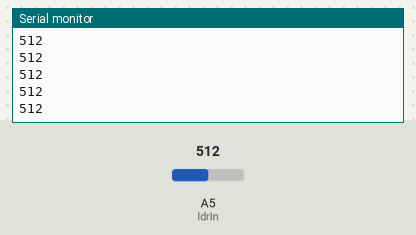
Bench run of a sketch on a simulated Arduino Uno, built with avr-gcc and run on an emulated ATmega328P. Shown: the last lines printed to the serial monitor. The inputs (shaded band) are chosen by the test bench; at power-on: A5 (ldrIn) = 512.

Above: at 1.2 s.
1.3 s: A5 (ldrIn) set to 716
At 2.3 s:
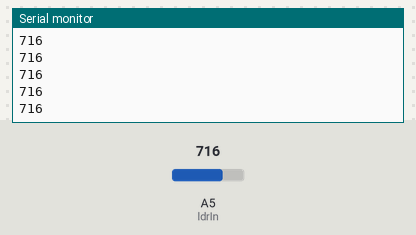
2.8 s: A5 (ldrIn) set to 900
At 3.7 s:
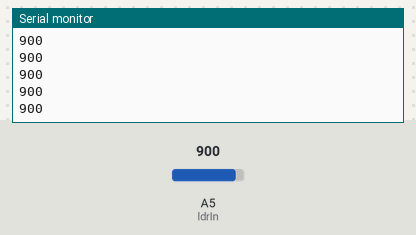
Timing chart, 0 to 5.8 s (numbered marks = the images above; inputs shaded):
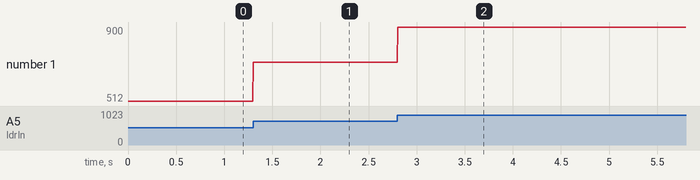

The sketch:

ldr.ino
```cpp
int ldrIn = A5;

void setup() {
  // put your setup code here, to run once:
  Serial.begin(9600);
}

void loop() {
  // put your main code here, to run repeatedly:
  int num = analogRead(ldrIn);
   Serial.println(num);
     delay(5);
 }
```

Measured:
- after the input at 1.3 s, the serial monitor: prints a new line at once (image 1)
- after the input at 2.8 s, the serial monitor: prints a new line at once (image 2)
- plotted number 1: 512 → 716 after the input at 1.3 s, 716 → 900 after the input at 2.8 s
